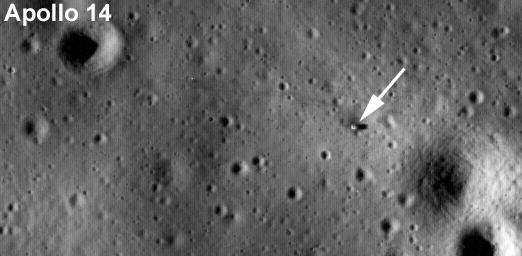
#> input picture 推荐系统技术栈学习笔记/数据分析/5-scipy/moonlanding.jpg, 522 x 256 px
$ jupyter execute --allow-errors Scipy.ipynb   (shell and % lines are left out)   (older library calls are emulated)
#> lines starting #> are read from the running program, lines starting #| are printed output that depends on the picture
[cell 1]
import numpy as np

import scipy as sp

[cell 2]
sp.__version__

[cell 3]
# 读写wav无损音频文件
from scipy.io import wavfile

scipy.fftpack模块用来计算快速傅里叶变换
<br>速度比传统傅里叶更快，是对之前算法的改进
<br>图片是二维数据，注意使用fftpack的二维转变方法

[cell 4]
# ifft2 inverse 反转
from scipy.fftpack import fft2,ifft2

[cell 5]
import matplotlib.pyplot as plt

#> (a cell that did not finish here is left out)

#> (a cell that did not finish here is left out)

[cell 8]
moon = plt.imread('./moonlanding.jpg')
#> moon is the input picture: shape (256, 522, 3); min 0, max 255, mean 99
plt.figure(figsize=(12,9))
plt.imshow(moon,cmap=plt.cm.gray)

[cell 9]
# 127548是左上顶点的频率
moon_fft = fft2(moon)
moon_fft

[cell 10]
# 计算所有数据波动频率的平均值
np.abs(moon_fft).mean()
#> Out = 495.2

[cell 11]
# 大于10倍平均值波动，波动比较大，过滤掉
# 500
cond = np.abs(moon_fft) > 500
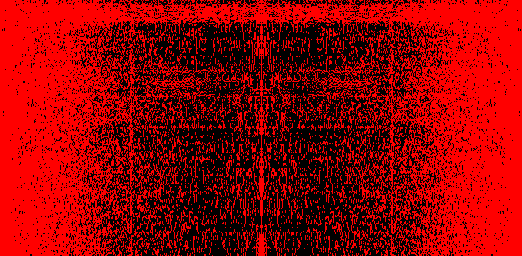
#> cond: shape (256, 522, 3) bool; mean of channels 0, 1, 2 0.572, 0, 0; drawn as R, G, B
cond

[cell 12]
# 过滤重新复制，变成常量0
# 最好变成平均值
moon_fft[cond] = 495

[cell 13]
# ifft2：将频域----->时域（肉眼可见的图片）
moon_result = ifft2(moon_fft)
moon_result

[cell 14]
# real：虚数变成实数
moon2=np.real(moon_result)
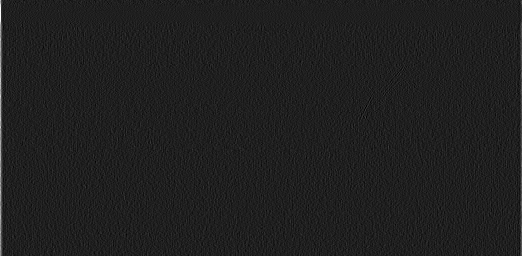
#> moon2: shape (256, 522, 3) float64; min -20.95, max 150.2, mean 0.3; drawn with min black and max white
moon2.shape
#> Out = (256, 522, 3)

[cell 15]
moon3 = np.abs(moon2)
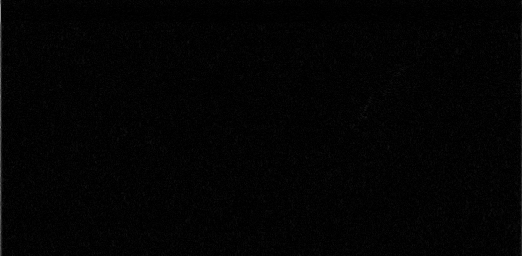
#> moon3: shape (256, 522, 3) float64; min 9.57e-06, max 150.2, mean 3.6

[cell 16]
plt.figure(figsize=(12,9))

# moon3+数字-->变白
plt.imshow(moon3,cmap=plt.cm.gray)
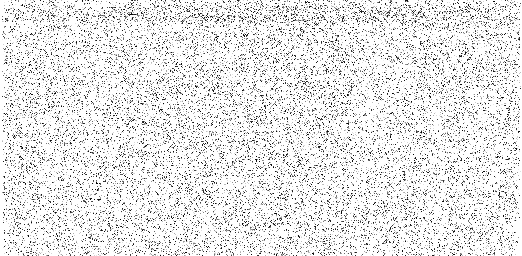
#> shown: shape (256, 522, 3) float64; min 9.57e-06, max 1, mean 0.905

积分操作

[cell 17]
# X**2 + Y**2 = 1
# Y = (1-X**2)**0.5
c = lambda x:(1-x**2)**0.5
x = np.linspace(-1,1,100)
y = c(x)
# 没有plt.figure(figsize=(5,5))，将会显示椭圆，
plt.figure(figsize=(5,5))
plt.plot(x,y)
plt.plot(x,-y)
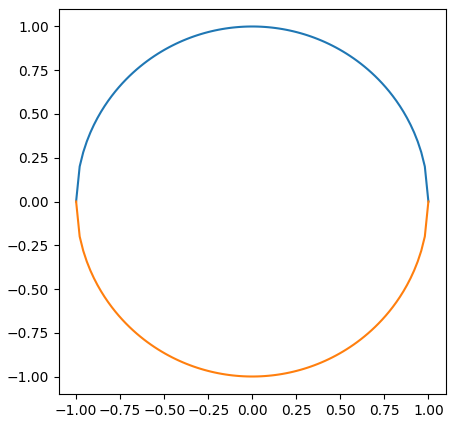
#> figure drawn by matplotlib, 1 panel; curve peaks at x = -0.0101, y = 1; curve peaks at x = -1, y = 0

[cell 18]
from scipy import integrate

[cell 19]
# 半圆的面积，r=1，s=pi/2
integrate.quad(c,-1,1)

Scipy文件输入/输出

随机生成数组，使用scipy中的io.savemat()保存
<br>文件格式是.mat,标准的二进制文件

[cell 20]
from scipy import io

[cell 21]
moon2

[cell 22]
io.savemat('moon.mat',mdict={'moon':moon2})

#> (a cell that did not finish here is left out)

读写图片使用scipy中misc.imread()/imsave()

[cell 24]
from scipy import misc

[cell 25]
# 视频中的版本可以
cat = misc.imread('./cat.jpg')
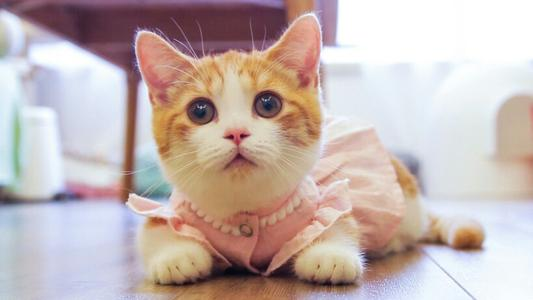
#> input picture 推荐系统技术栈学习笔记/数据分析/1-numpy/cat.jpg, 533 x 300 px, found by its file name
#> cat is the input picture: shape (300, 533, 3); mean R, G, B 195.8, 179.7, 176.5
cat

[cell 26]
cat2 = misc.imrotate(cat,60)
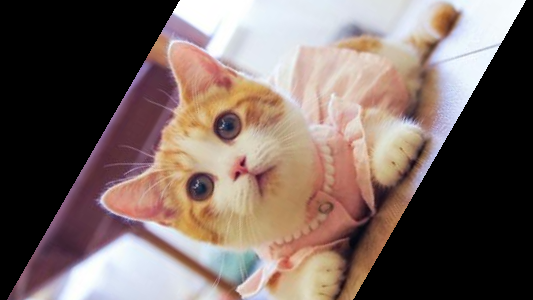
#> cat2: shape (300, 533, 3); mean R, G, B 119.6, 103, 97.5
plt.imshow(cat2)

[cell 27]
from scipy import ndimage

#> (a cell that did not finish here is left out)

#> (a cell that did not finish here is left out)

[cell 30]
'''
mode : {'reflect', 'constant', 'nearest', 'mirror', 'wrap'}, optional
    The `mode` parameter determines how the input array is extended
    beyond its boundaries. Default is 'constant'. Behavior for each valid
    value is as follows:

    'reflect' (`d c b a | a b c d | d c b a`)
        The input is extended by reflecting about the edge of the last
        pixel.

    'constant' (`k k k k | a b c d | k k k k`)
        The input is extended by filling all values beyond the edge with
        the same constant value, defined by the `cval` parameter.

    'nearest' (`a a a a | a b c d | d d d d`)
        The input is extended by replicating the last pixel.

    'mirror' (`d c b | a b c d | c b a`)
        The input is extended by reflecting about the center of the last
        pixel.

    'wrap' (`a b c d | a b c d | a b c d`)
        The input is extended by wrapping around to the opposite edge.
'''
#> (the rest of this cell did not finish here and is left out)

#> (a cell that did not finish here is left out)

#> (a cell that did not finish here is left out)

#> (a cell that did not finish here is left out)

#> (a cell that did not finish here is left out)

#> (a cell that did not finish here is left out)

切割图片

[cell 36]
ndimage

[cell 37]
plt.figure(figsize=(12,9))
plt.imshow(moon,cmap=plt.cm.gray)

[cell 38]
# 高斯分布，正太分布，概率不一样
# sigma=2调整清晰度
# 与misc.imfilter(moon,'smooth')效果一样
moon5 = ndimage.gaussian_filter(moon,sigma=2)
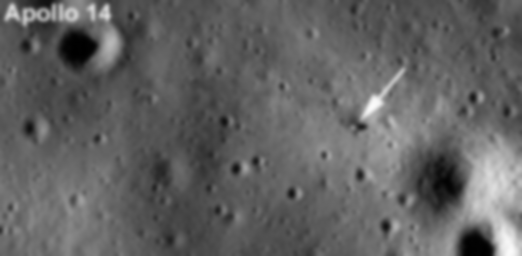
#> moon5: shape (256, 522, 3); min 0, max 250, mean 98
plt.figure(figsize=(12,9))
plt.imshow(moon5,cmap=plt.cm.gray)

中值滤波参数size：给出在每个元素上从输入数组中取出的形状位置，定义过滤器功能的输入

[cell 39]
# 选一片得到中位数据，代替这片的其他数据
moon6 = ndimage.median_filter(moon,size=7)
plt.figure(figsize=(12,9))
plt.imshow(moon6,cmap=plt.cm.gray)
